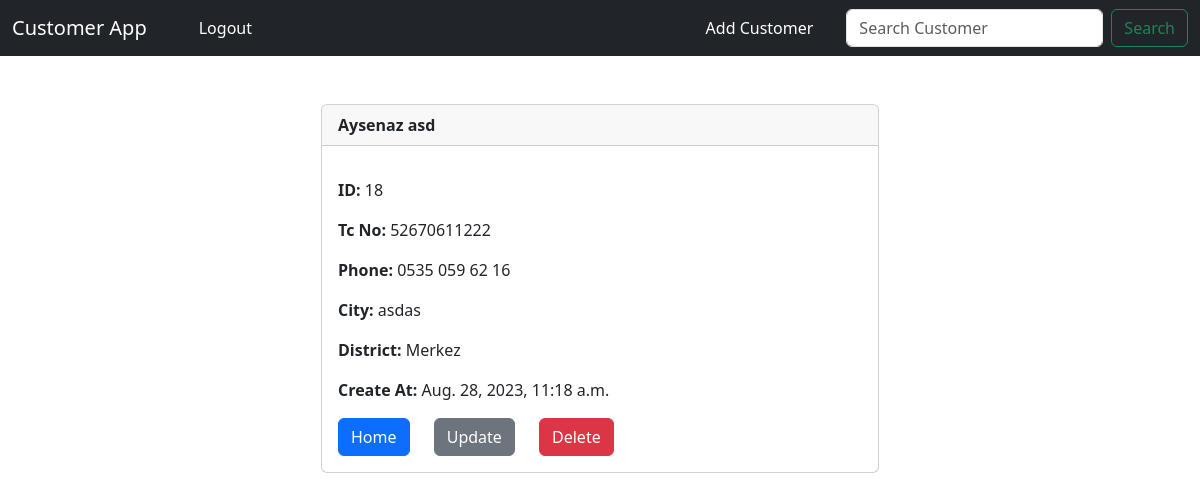
The page /customer/18 (signed in) on the database its author committed.
### crm/models.py (models this page shows, shortened)
class Customer(models.Model):
    created_at = models.DateTimeField(auto_now_add=True)
    tc_no = models.IntegerField(editable=True, validators=[
        RegexValidator(r'^[1-9]{1}[0-9]{9}[02468]{1}$', message="Invalid Tc No ", code="invalid_number")], unique=True)
    first_name = models.CharField(max_length=50, editable=True)
    last_name =  models.CharField(max_length=50, editable=True)
    phone = models.CharField(max_length=15, editable=True)
    city =  models.CharField(max_length=50, editable=True)
    district =  models.CharField(max_length=50, editable=True)

### crm/views.py (the view)
# urls.py: path("customer/<int:pk>", views.customer_record, name="customer"),
def customer_record(request, pk):
    if request.user.is_authenticated:
        customer_record = Customer.objects.get(id=pk)
        return render(request, 'customer.html', {'customer_record':customer_record})
    else :
        messages.success(request, "You must be logged in to view that page!!!")
        return redirect('home')

### crm/templates/customer.html (shortened to what this page needs)
{% extends 'base.html' %}
{% block content %}
<div class="col-md-6 offset-md-3">
<div class="card">
    <div class="card-header"><strong>
          {{ customer_record.first_name }}
          {{ customer_record.last_name }}</strong>
    </div>
    <div class="card-body">
        <p class="card-text">
        <p class="card-text">
            <strong>ID: </strong>{{ customer_record.id }}</p>
        </p>
        <p class="card-text">
            <strong>Tc No: </strong>{{ customer_record.tc_no }}
        </p>
        <p class="card-text">
        <strong>Phone: </strong>{{ customer_record.phone }}
        </p>
        <p class="card-text">
        <strong>City: </strong>{{ customer_record.city }}</p>
        <p class="card-text">
        <strong>District: </strong>{{ customer_record.district }}</p>
        <p class="card-text">
        <strong>Create At: </strong>{{ customer_record.created_at }}</p>
        <a href="{% url 'home' %}" class="btn btn-primary">Home</a>
        <a href="{% url 'update_customer' customer_record.id %}" class="btn btn-secondary" style="margin-inline: 20px;">Update</a>
        <a href="{% url 'delete_customer' customer_record.id %}" class="btn btn-danger">Delete</a>
    </div>
</div>
</div>
{% endblock content %}

### rows shown on the page
Customer: first_name "Aysenaz", last_name "asd", id "18", tc_no "52670611222", phone "0535 059 62 16", city "asdas", district "Merkez", created_at "Aug. 28, 2023, 11:18 a.m."
